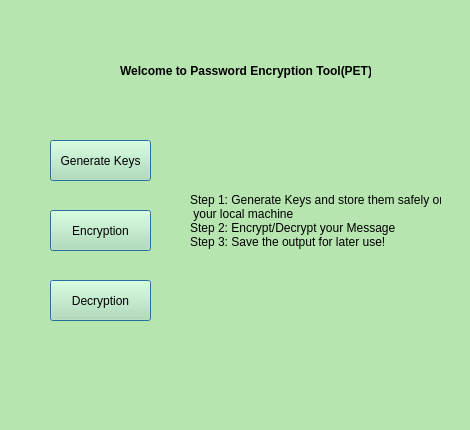
<?xml version="1.0" encoding="UTF-8"?>
<ui version="4.0">
 <class>welcome_screen</class>
 <widget class="QMainWindow" name="welcome_screen">
  <property name="geometry">
   <rect>
    <x>0</x>
    <y>0</y>
    <width>470</width>
    <height>430</height>
   </rect>
  </property>
  <property name="windowTitle">
   <string>MainWindow</string>
  </property>
  <property name="styleSheet">
   <string notr="true">background-color: rgb(183, 229, 176);</string>
  </property>
  <widget class="QWidget" name="centralwidget">
   <widget class="QLabel" name="header_lb">
    <property name="geometry">
     <rect>
      <x>120</x>
      <y>60</y>
      <width>251</width>
      <height>21</height>
     </rect>
    </property>
    <property name="font">
     <font>
      <weight>75</weight>
      <bold>true</bold>
     </font>
    </property>
    <property name="text">
     <string>Welcome to Password Encryption Tool(PET)</string>
    </property>
   </widget>
   <widget class="QPushButton" name="generate_keys_btn">
    <property name="geometry">
     <rect>
      <x>50</x>
      <y>140</y>
      <width>101</width>
      <height>41</height>
     </rect>
    </property>
    <property name="text">
     <string>Generate Keys</string>
    </property>
    <property name="default">
     <bool>true</bool>
    </property>
    <property name="flat">
     <bool>false</bool>
    </property>
   </widget>
   <widget class="QPushButton" name="encryption_btn">
    <property name="geometry">
     <rect>
      <x>50</x>
      <y>210</y>
      <width>101</width>
      <height>41</height>
     </rect>
    </property>
    <property name="text">
     <string>Encryption</string>
    </property>
    <property name="default">
     <bool>true</bool>
    </property>
   </widget>
   <widget class="QPushButton" name="decryption_btn">
    <property name="geometry">
     <rect>
      <x>50</x>
      <y>280</y>
      <width>101</width>
      <height>41</height>
     </rect>
    </property>
    <property name="text">
     <string>Decryption</string>
    </property>
    <property name="default">
     <bool>true</bool>
    </property>
   </widget>
   <widget class="QLabel" name="htu_lb">
    <property name="geometry">
     <rect>
      <x>240</x>
      <y>120</y>
      <width>101</width>
      <height>21</height>
     </rect>
    </property>
    <property name="text">
     <string>How to use:</string>
    </property>
    <property name="scaledContents">
     <bool>true</bool>
    </property>
   </widget>
   <widget class="QLabel" name="label_3">
    <property name="geometry">
     <rect>
      <x>190</x>
      <y>120</y>
      <width>251</width>
      <height>201</height>
     </rect>
    </property>
    <property name="text">
     <string>Step 1: Generate Keys and store them safely on
 your local machine
Step 2: Encrypt/Decrypt your Message
Step 3: Save the output for later use!</string>
    </property>
   </widget>
  </widget>
 </widget>
 <resources/>
 <connections/>
</ui>
